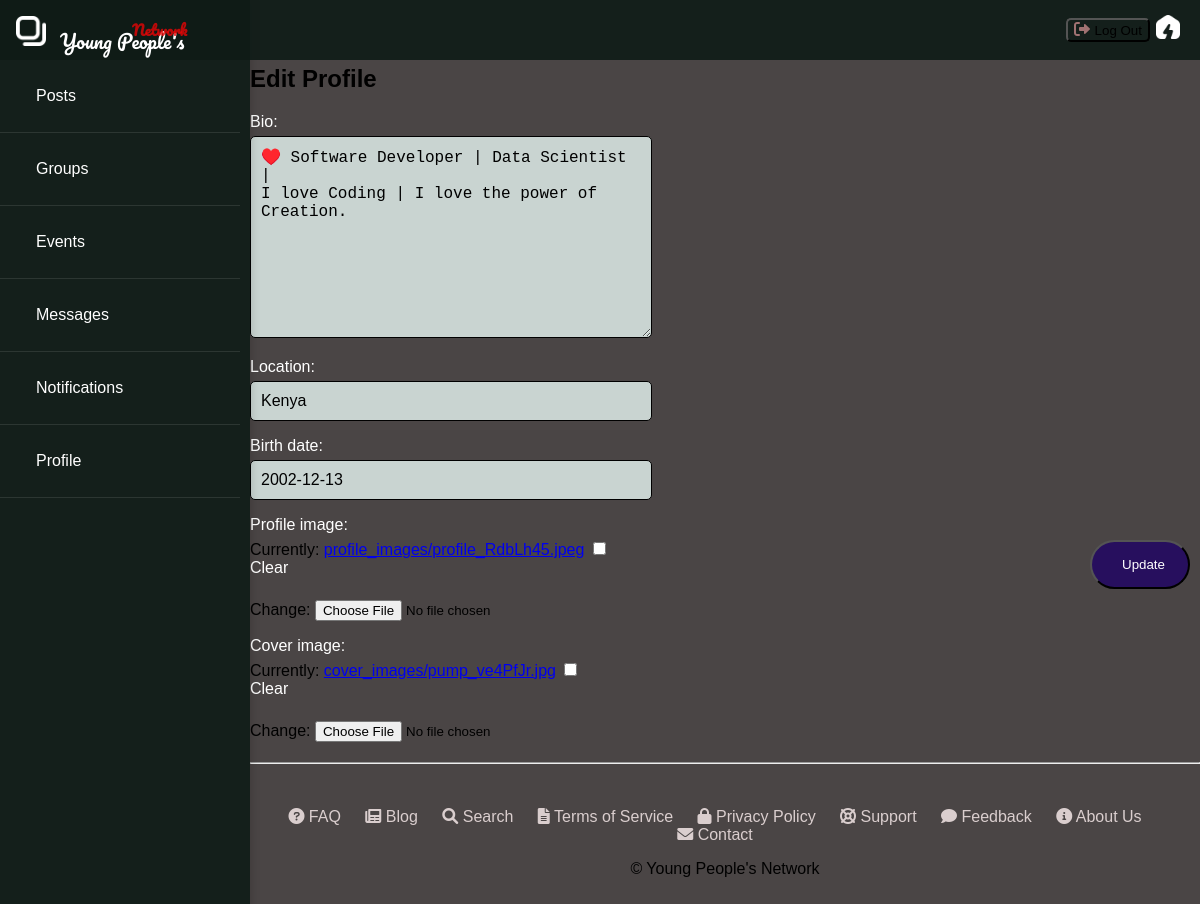
Screenshot of /profile/edit/ (signed in) with the database file from the repository.
### apps/profile/models.py (models this page shows, shortened)
class Profile(models.Model):
    user = models.OneToOneField(settings.AUTH_USER_MODEL, on_delete=models.CASCADE, related_name='profile')
    bio = models.TextField(blank=True, null=True)
    location = models.CharField(max_length=255, blank=True, null=True)
    birth_date = models.DateField(blank=True, null=True)
    profile_image = models.ImageField(upload_to='profile_images/', blank=True, null=True)
    cover_image = models.ImageField(upload_to='cover_images/', blank=True, null=True)
    created_at = models.DateTimeField(auto_now_add=True)
    updated_at = models.DateTimeField(auto_now=True)

### apps/profile/views.py (the view)
# urls.py: path('edit/', profile_edit_view, name='profile_edit'),
@login_required
def profile_edit_view(request):
    profile = request.user.profile
    if request.method == 'POST':
        form = ProfileForm(request.POST, request.FILES, instance=profile)
        if form.is_valid():
            form.save()
            return redirect('profile:profile_detail', pk=profile.pk)
    else:
        form = ProfileForm(instance=profile)
    return render(request, 'profiles/profile_edit.html', {'form': form})

### apps/profile/forms.py
class ProfileForm(forms.ModelForm):
    class Meta:
        model = Profile
        fields = ['bio', 'location', 'birth_date', 'profile_image', 'cover_image']

### apps/profile/templates/profiles/profile_edit.html (shortened to what this page needs)
{% extends "base.html" %}
{% block content %}
<div class="profile-edit">
    <h2>Edit Profile</h2>
    <form method="post" enctype="multipart/form-data">
        <div class="field-pair">
        {{ form.as_p }}
        <button class="btn-primary" id="global-btn" type="submit">Update</button>
        </div>
    </form>
</div>
<hr>
{% endblock %}

### config/static/css/styles.css (style rules this page uses)
body { background: rgba(54, 48, 48, 0.897); background-size: cover; background-repeat: no-repeat; background-attachment: fixed; margin: 0; padding: 0; font-family: 'Arial', sans-serif; }
.btn-primary { background-color: #1f0264cc; color: #fff; padding: 15px 30px; border-radius: 30px; text-decoration: none; width: 100px; transition: background-color 0.3s ease; margin: 0 auto; z-index: 1; display: block; text-align: center; }
.field-pair { margin-bottom: 20px; }
.field-pair label { color: #ffffff; display: block; margin-bottom: 5px; }
.field-pair input[type="text"], .field-pair input[type="email"], .field-pair input[type="password"], .field-pair textarea { width: 380px; padding: 10px; font-size: 16px; background: #c9d4d1; border: 1px solid; border-radius: 5px; }
#global-btn { position: absolute; right: 10px; top: 540px; }

### rows the page displays
Profile: bio "♥️ Software Developer | Data Scientist | I love Coding | I love the power of Creation.", location "Kenya", birth_date "2002-12-13"
